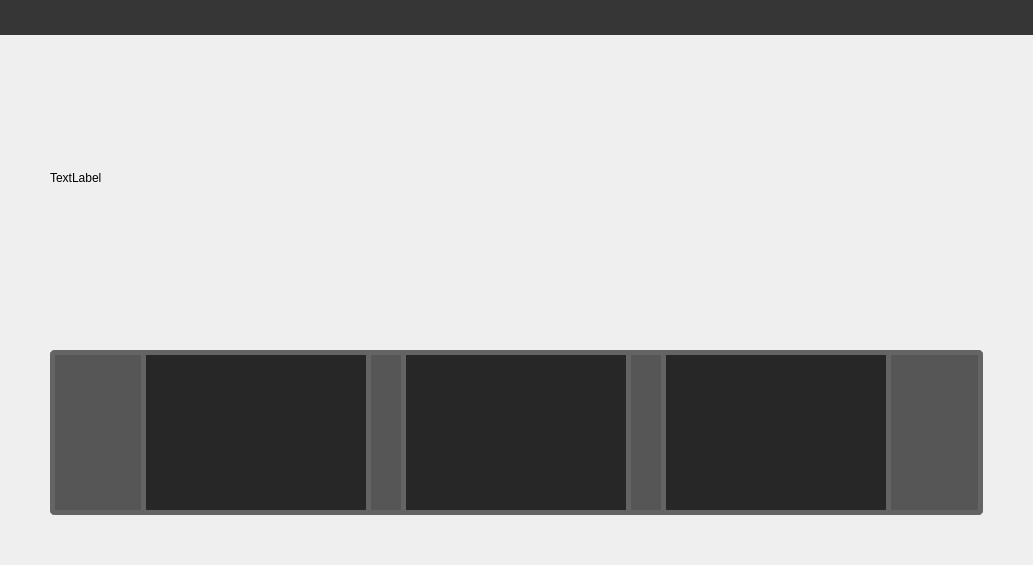
<?xml version="1.0" encoding="UTF-8"?>
<ui version="4.0">
 <class>LidarView</class>
 <widget class="QWidget" name="LidarView">
  <property name="geometry">
   <rect>
    <x>0</x>
    <y>0</y>
    <width>1033</width>
    <height>565</height>
   </rect>
  </property>
  <property name="windowTitle">
   <string>Form</string>
  </property>
  <layout class="QVBoxLayout" name="verticalLayout_4">
   <property name="spacing">
    <number>0</number>
   </property>
   <property name="leftMargin">
    <number>0</number>
   </property>
   <property name="topMargin">
    <number>0</number>
   </property>
   <property name="rightMargin">
    <number>0</number>
   </property>
   <property name="bottomMargin">
    <number>0</number>
   </property>
   <item>
    <widget class="BackPanel" name="Backpanel" native="true">
     <property name="minimumSize">
      <size>
       <width>0</width>
       <height>35</height>
      </size>
     </property>
     <property name="maximumSize">
      <size>
       <width>16777215</width>
       <height>35</height>
      </size>
     </property>
     <property name="styleSheet">
      <string notr="true">background-color: #363636;
</string>
     </property>
    </widget>
   </item>
   <item>
    <layout class="QGridLayout" name="labelgridLayout" rowstretch="0" columnstretch="0" columnminimumwidth="0">
     <property name="leftMargin">
      <number>50</number>
     </property>
     <property name="topMargin">
      <number>20</number>
     </property>
     <property name="rightMargin">
      <number>0</number>
     </property>
     <property name="bottomMargin">
      <number>0</number>
     </property>
     <property name="spacing">
      <number>0</number>
     </property>
     <item row="0" column="0">
      <widget class="QLabel" name="labellidarview">
       <property name="text">
        <string>TextLabel</string>
       </property>
      </widget>
     </item>
    </layout>
   </item>
   <item>
    <layout class="QGridLayout" name="gridLayout_7">
     <property name="leftMargin">
      <number>50</number>
     </property>
     <property name="topMargin">
      <number>50</number>
     </property>
     <property name="rightMargin">
      <number>50</number>
     </property>
     <property name="bottomMargin">
      <number>50</number>
     </property>
     <property name="spacing">
      <number>0</number>
     </property>
     <item row="0" column="0">
      <widget class="QWidget" name="lidarWidget" native="true">
       <property name="styleSheet">
        <string notr="true">QWidget{border-style:solid;
border-width:5px;
border-radius:5px;
border-color:rgb(100,100,100);
background-color:rgb(86,86,86);}</string>
       </property>
       <layout class="QGridLayout" name="gridLayout_6">
        <property name="leftMargin">
         <number>0</number>
        </property>
        <property name="topMargin">
         <number>0</number>
        </property>
        <property name="rightMargin">
         <number>0</number>
        </property>
        <property name="bottomMargin">
         <number>0</number>
        </property>
        <property name="spacing">
         <number>0</number>
        </property>
        <item row="0" column="0">
         <layout class="QGridLayout" name="gridLayout_2">
          <property name="leftMargin">
           <number>0</number>
          </property>
          <property name="rightMargin">
           <number>0</number>
          </property>
          <property name="spacing">
           <number>30</number>
          </property>
          <item row="1" column="1">
           <widget class="QWidget" name="lidarWidget_2" native="true">
            <property name="maximumSize">
             <size>
              <width>230</width>
              <height>276</height>
             </size>
            </property>
            <property name="styleSheet">
             <string notr="true">QWidget{border-style:solid;
border-width:5px;
border-radius:5px;
border-color:rgb(100,100,100);
background-color:rgb(39,39,39);}</string>
            </property>
            <layout class="QVBoxLayout" name="verticalLayout_2">
             <property name="spacing">
              <number>0</number>
             </property>
             <property name="leftMargin">
              <number>0</number>
             </property>
             <property name="topMargin">
              <number>0</number>
             </property>
             <property name="rightMargin">
              <number>0</number>
             </property>
             <property name="bottomMargin">
              <number>0</number>
             </property>
             <item>
              <layout class="QGridLayout" name="gridLayout_3">
               <property name="spacing">
                <number>0</number>
               </property>
              </layout>
             </item>
            </layout>
           </widget>
          </item>
          <item row="1" column="0">
           <widget class="QWidget" name="lidarWidget_3" native="true">
            <property name="maximumSize">
             <size>
              <width>230</width>
              <height>276</height>
             </size>
            </property>
            <property name="styleSheet">
             <string notr="true">QWidget{border-style:solid;
border-width:5px;
border-radius:5px;
border-color:rgb(100,100,100);
background-color:rgb(39,39,39);}</string>
            </property>
            <layout class="QVBoxLayout" name="verticalLayout">
             <property name="spacing">
              <number>0</number>
             </property>
             <property name="leftMargin">
              <number>0</number>
             </property>
             <property name="topMargin">
              <number>0</number>
             </property>
             <property name="rightMargin">
              <number>0</number>
             </property>
             <property name="bottomMargin">
              <number>0</number>
             </property>
             <item>
              <layout class="QGridLayout" name="gridLayout">
               <property name="spacing">
                <number>0</number>
               </property>
              </layout>
             </item>
            </layout>
           </widget>
          </item>
          <item row="1" column="2">
           <widget class="QWidget" name="lidarWidget_1" native="true">
            <property name="maximumSize">
             <size>
              <width>230</width>
              <height>276</height>
             </size>
            </property>
            <property name="styleSheet">
             <string notr="true">QWidget{border-style:solid;
border-width:5px;
border-radius:5px;
border-color:rgb(100,100,100);
background-color:rgb(39,39,39);}</string>
            </property>
            <layout class="QVBoxLayout" name="verticalLayout_3">
             <property name="spacing">
              <number>0</number>
             </property>
             <property name="leftMargin">
              <number>0</number>
             </property>
             <property name="topMargin">
              <number>0</number>
             </property>
             <property name="rightMargin">
              <number>0</number>
             </property>
             <property name="bottomMargin">
              <number>0</number>
             </property>
             <item>
              <layout class="QGridLayout" name="gridLayout_5">
               <property name="spacing">
                <number>0</number>
               </property>
              </layout>
             </item>
            </layout>
           </widget>
          </item>
         </layout>
        </item>
       </layout>
      </widget>
     </item>
    </layout>
   </item>
  </layout>
 </widget>
 <customwidgets>
  <customwidget>
   <class>BackPanel</class>
   <extends>QWidget</extends>
   <header>common/backpanel.h</header>
   <container>1</container>
  </customwidget>
 </customwidgets>
 <resources/>
 <connections/>
</ui>
